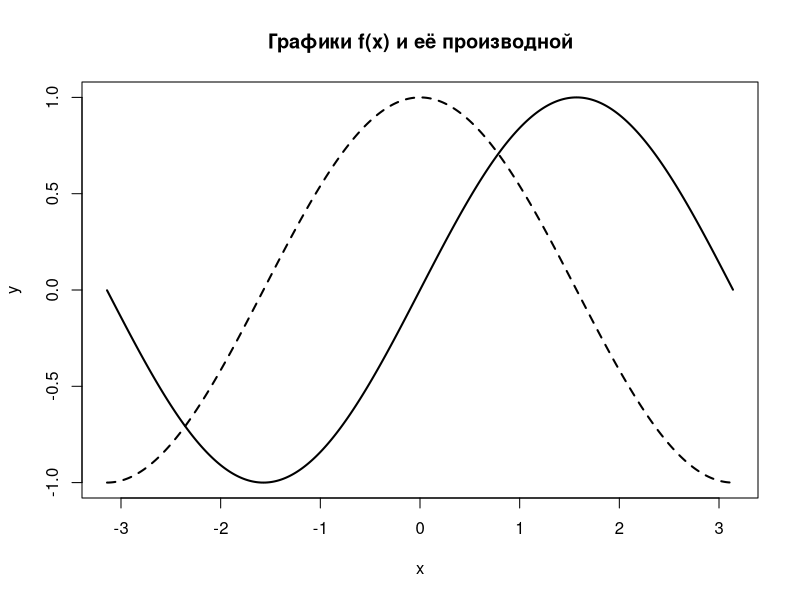

Write R code to recreate this figure.
# 4.2 Создать функцию f(x), возвращающую значение x^3 - 4*x + 2.
# После создать функцию dydxNumeric(x0, h), 
# которая вычисляет численную производную функции в точке x0 
# с шагом h по центральной схеме.
# С помощью этих функций написать программу, выводящую на экран рисунок, содержащий:
#  1) график f(x) на отрезке  с шагом  (чёрная сплошная линия);
# 2) график dydx(x) на отрезке  (чёрная штриховая линия).

# Функция f(x), например f(x) = x^3 - 4*x + 2
#f <- function(x) { return(x^3 - 4*x + 2) }
# Функция f(x), например f(x) = sin(x)
f <- function(x) { return(sin(x)) }

# Численное вычисление производной (центральная разностная схема) f(x0 + h) - f(x0 - h)
dydxNumeric <- function(x0, h) { return((f(x0 + h) - f(x0 - h)) / (2 * h)) }

# Задаем параметры
h <- 0.01  # Шаг
x <- seq(-3.14, 3.14, by = h)  # Массив значений x

# Вычисляем значения функции и её численной производной
yf <- f(x)  
dyf <- sapply(x, function(x0) dydxNumeric(x0, h))  # Применяем функцию ко всем x

# Построение графиков
plot(x, yf, type = "l", col = "black", lwd = 2, 
     main = "Графики f(x) и её производной", 
     xlab = "x", ylab = "y")  

# Добавляем график численной производной
lines(x, dyf, col = "black", lwd = 2, lty = 2)  # Численная производная (штриховая линия)

# Легенда
#legend("topright", legend = c("Функция f(x)", "Численная производная f'(x)"), 
#       col = c("black", "black"), lwd = 2, lty = c(1, 2))
